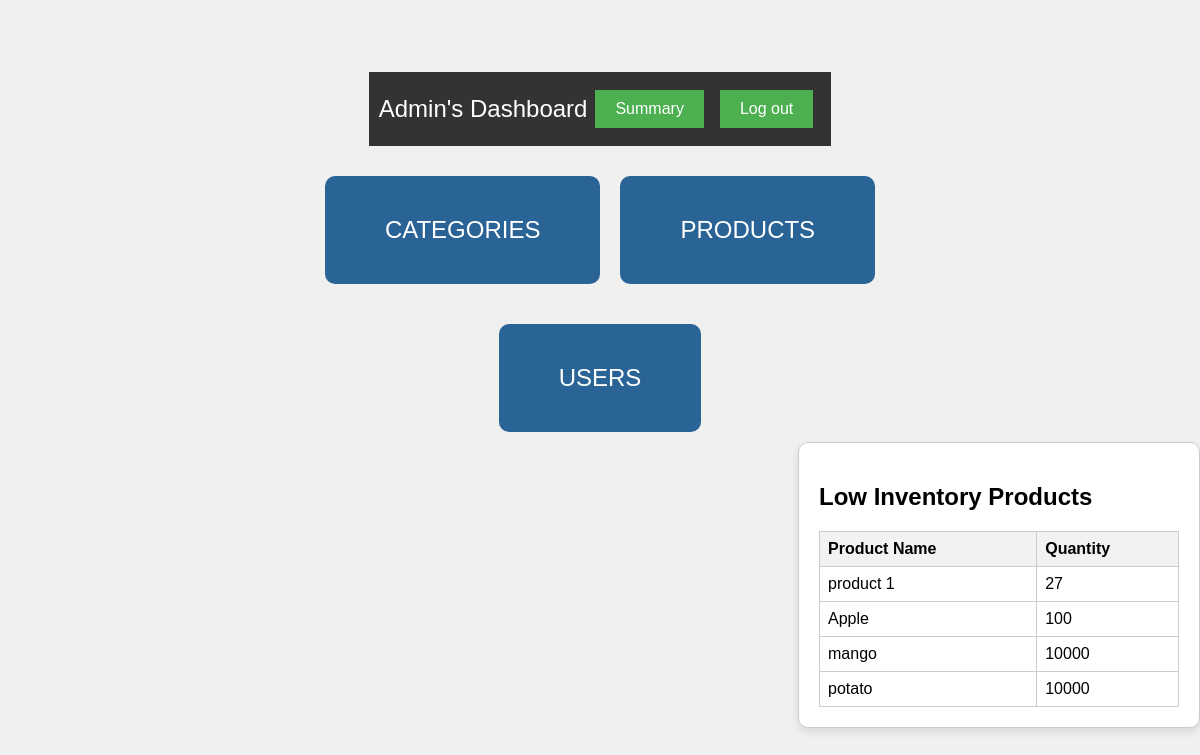
/home_admin (signed in), run on the app's committed database.
### classes_table.py (models this page shows, shortened)
class Products(Base):
    __tablename__ = 'Products'
    id = Column(Integer, primary_key=True, autoincrement=True)
    product_name = Column('product_name',String , unique=True, nullable=False)
    product_price = Column('product_price',Float , nullable=False)
    product_quantity = Column('product_quantity',Integer , nullable=False)
    product_description = Column('product_description',String , nullable=False)
    product_image = Column('product_image', String , nullable=False)
    best_before = Column('best_before', String, nullable=False)
    created_at = Column('created_at', DateTime, nullable=False, default=datetime.utcnow)
    category_id = Column(Integer, ForeignKey('Category.id'), nullable=False)
    category = relationship(Category, backref='products')

### main.py (the view)
@app.route('/home_admin', methods=['GET', 'POST'])
def home_admin():
    if "admin" in session:
        products=classes_table.session.query(Products).order_by(Products.product_quantity.asc()).limit(5)
        if request.method == 'POST':
            print(products,'====================')
            return render_template('home_admin.html', products=products)
        else:
            return render_template('home_admin.html', products=products)
    else:
        return redirect(url_for('admin_login'))

### templates/home_admin.html (shortened to what this page needs)
<!DOCTYPE html>
<html lang="en">
<head>
</head>
<body>
    <div class="navbar">
        <div class="left">
          <a class="owner" href="/home_admin">Admin's Dashboard</a>
        </div>
        <div class="right">
          <a href="/summary">
            <button>Summary</button>
          </a>
          <a href="/logout">
            <button>Log out</button>
          </a>
        </div>
      </div>
    <div class="button-container">
        <a href='{{ url_for("admin_categories") }}'>
            <button class="button"> CATEGORIES </button>
        </a>
        <a href='{{ url_for("admin_products") }}'>
            <button class="button"> PRODUCTS </button>
        </a>
    </div>
    <div class="button-container">
        <a href='{{ url_for("admin_users") }}'>
            <button class="button"> USERS </button>
        </a>
    </div>
    <div class="table-container">
        <h2>Low Inventory Products</h2>
        <table>
            <tr>
                <th>Product Name</th>
                <th>Quantity</th>
            </tr>
            {% for product in products %}
            <tr>
                <td>{{ product.product_name }}</td>
                <td>{{ product.product_quantity }}</td>
            </tr>
            {% endfor %}
        </table>
    </div>
</body>
</html>

### templates/home_admin.html (style rules this page uses)
body { font-family: Arial, sans-serif; background-color: #f0f0f0; display: flex; flex-direction: column; justify-content: center; align-items: center; height: 100vh; margin: 0; }
.navbar { background-color: #333; display: flex; justify-content: space-between; padding: 10px; }
.left { display: flex; align-items: center; }
.right { display: flex; align-items: center; }
.owner { color: white; font-size: 24px; text-decoration: none; }
button { background-color: #4CAF50; color: white; border: none; padding: 10px 20px; text-align: center; text-decoration: none; font-size: 16px; margin: 8px; cursor: pointer; }
.button-container { display: flex; flex-wrap: wrap; justify-content: center; align-items: center; margin-top: 20px; }
.button { background-color: #2a6496; color: white; border: none; padding: 40px 60px; text-align: center; text-decoration: none; font-size: 24px; margin: 10px; cursor: pointer; border-radius: 10px; transition: background-color 0.2s; }
.table-container { width: 30%; margin-left: auto; padding: 20px; border: 1px solid #ccc; border-radius: 10px; background-color: #fff; box-shadow: 0 4px 8px rgba(0, 0, 0, 0.1); }
table { width: 100%; border-collapse: collapse; }
th, td { border: 1px solid #ccc; padding: 8px; text-align: left; }
th { background-color: #f2f2f2; }

### data on the page
Products: product_name "product 1", product_quantity "27"
Products: product_name "Apple", product_quantity "100"
Products: product_name "mango", product_quantity "10000"
Products: product_name "potato", product_quantity "10000"
